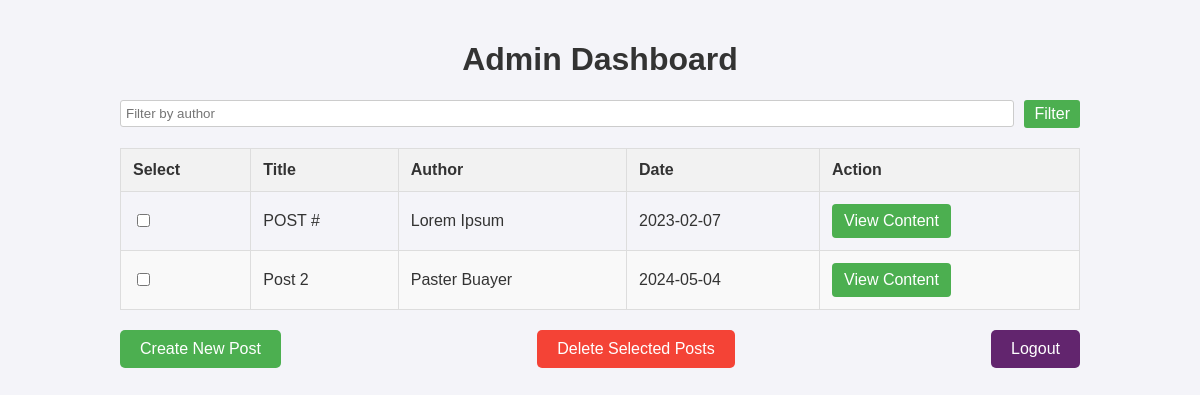
/admin, run on an earlier commit of the app's database.
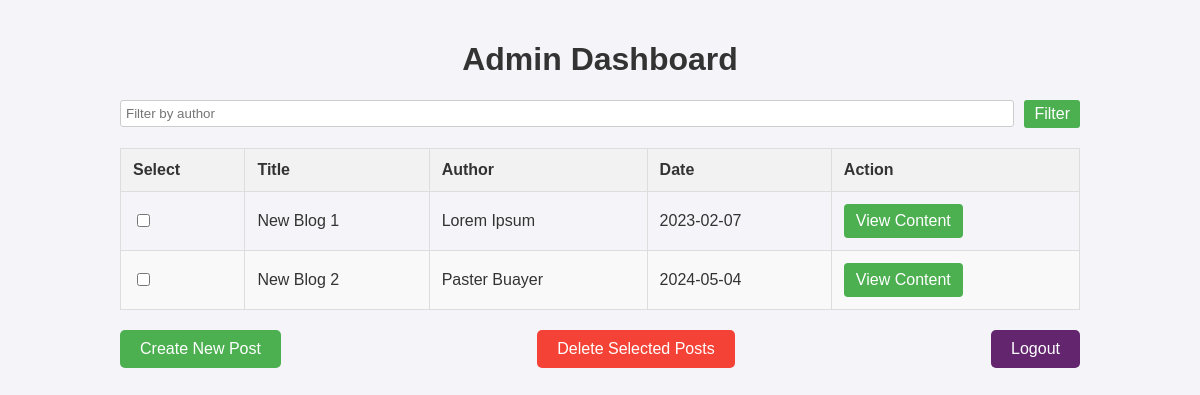
And on a later commit of the database.
### tables this page shows
CREATE TABLE posts (
    post_id INTEGER PRIMARY KEY AUTOINCREMENT,
    title TEXT NOT NULL,
    content TEXT NOT NULL,
    author TEXT NOT NULL,
    date TEXT NOT NULL
);

### app.py (the view)
@app.route('/admin')
def admin():
    conn = get_db_connection()
    posts = conn.execute('SELECT * FROM posts').fetchall()
    conn.close()
    return render_template('admin.html', posts=posts)

### app.py (called while the page is built)
def get_db_connection():
    conn = sqlite3.connect('blog.db')
    conn.row_factory = sqlite3.Row
    return conn

### templates/admin.html (shortened to what this page needs)
<!DOCTYPE html>
<html lang="en">
<head>
    <link rel="stylesheet" href="{{ url_for('static', filename='style.css') }}">
</head>
<body>
    <div class="container">
        <h1>Admin Dashboard</h1>
        <div class="filter-container">
            <form method="post" action="{{ url_for('filter_posts') }}" class="filter-form">
                <input type="text" name="filter_author" placeholder="Filter by author" value="{{ filter_author if filter_author else '' }}">
                <button type="submit" class="btn btn-filter">Filter</button>
            </form>
        </div>
        <form method="post" action="{{ url_for('delete_posts') }}" class="admin-form">
            <table class="admin-table">
                <thead>
                    <tr>
                        <th>Select</th>
                        <th>Title</th>
                        <th>Author</th>
                        <th>Date</th>
                        <th>Action</th>
                    </tr>
                </thead>
                <tbody>
                    {% for post in posts %}
                    <tr>
                        <td><input type="checkbox" name="post_ids" value="{{ post.post_id }}"></td>
                        <td>{{ post.title }}</td>
                        <td>{{ post.author }}</td>
                        <td>{{ post.date }}</td>
                        <td><a href="{{ url_for('view_edit_post', post_id=post.post_id) }}" class="btn btn-view">View Content</a></td>
                    </tr>
                    {% endfor %}
                </tbody>
            </table>
            <div class="button-container">
                <a href="{{ url_for('create') }}" class="btn btn-create">Create New Post</a>
                <button type="submit" class="btn btn-delete">Delete Selected Posts</button>
                <a href="{{ url_for('logout') }}" class="btn btn-logout">Logout</a>
            </div>
        </form>
    </div>
</body>
</html>

### static/style.css (style rules this page uses)
body { font-family: Arial, sans-serif; background-color: #f4f4f9; color: #333; margin: 0; padding: 0; }
.container { width: 80%; margin: 0 auto; padding: 20px; }
h1 { text-align: center; color: #333; }
input[type="text"], input[type="date"], textarea { width: 100%; padding: 10px; border: 1px solid #ccc; border-radius: 5px; }
button { background-color: #333; color: #fff; padding: 10px 15px; border: none; border-radius: 5px; cursor: pointer; }
.admin-table { width: 100%; border-collapse: collapse; margin-bottom: 20px; }
.admin-table th, .admin-table td { border: 1px solid #ddd; padding: 12px; text-align: left; }
.admin-table th { background-color: #f2f2f2; font-weight: bold; }
.admin-table tr:nth-child(even) { background-color: #f9f9f9; }
.button-container { display: flex; justify-content: space-between; margin-top: 20px; }
.btn { padding: 10px 20px; border: none; border-radius: 5px; cursor: pointer; font-size: 16px; transition: background-color 0.3s; white-space: nowrap; }
.btn-create { background-color: #4CAF50; color: white; text-decoration: none; }
.btn-delete { background-color: #f44336; color: white; }
.btn-logout { background-color: #62256e; color: white; text-decoration: none; }
.admin-form { margin-top: 20px; }
.filter-container { margin-bottom: 20px; }
.filter-form { display: flex; align-items: center; }
.filter-form input[type="text"] { flex-grow: 1; margin-right: 10px; padding: 5px; border: 1px solid #ccc; border-radius: 3px; }
.btn-filter { background-color: #4CAF50; color: white; border: none; padding: 5px 10px; cursor: pointer; border-radius: 3px; }
.btn-view { background-color: #4CAF50; color: white; padding: 8px 12px; text-align: center; text-decoration: none; display: inline-block; border-radius: 4px; transition: background-color 0.3s; }

What changed in the data, as far as the page shows it:
changed posts "Lorem Ipsum": title "POST #" → "New Blog 1"
changed posts "Paster Buayer": title "Post 2" → "New Blog 2"
